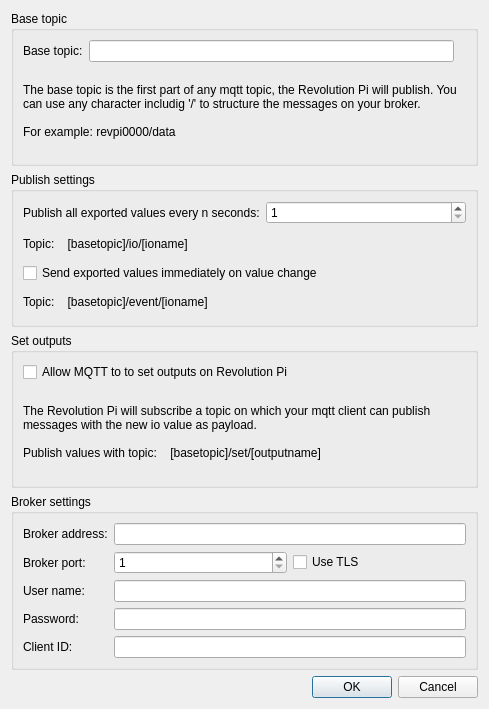
<?xml version="1.0" encoding="UTF-8"?>
<ui version="4.0">
 <class>diag_mqtt</class>
 <widget class="QDialog" name="diag_mqtt">
  <property name="geometry">
   <rect>
    <x>0</x>
    <y>0</y>
    <width>489</width>
    <height>709</height>
   </rect>
  </property>
  <property name="windowTitle">
   <string>MQTT settings</string>
  </property>
  <layout class="QVBoxLayout" name="verticalLayout">
   <item>
    <widget class="QGroupBox" name="gb_basetopic">
     <property name="title">
      <string>Base topic</string>
     </property>
     <layout class="QGridLayout" name="gridLayout">
      <item row="1" column="0" colspan="4">
       <widget class="QLabel" name="lbl_basetopic_description">
        <property name="maximumSize">
         <size>
          <width>450</width>
          <height>16777215</height>
         </size>
        </property>
        <property name="text">
         <string>The base topic is the first part of any mqtt topic, the Revolution Pi will publish. You can use any character includig '/' to structure the messages on your broker.

For example: revpi0000/data</string>
        </property>
        <property name="wordWrap">
         <bool>true</bool>
        </property>
       </widget>
      </item>
      <item row="0" column="0">
       <widget class="QLabel" name="lbl_basetopic">
        <property name="text">
         <string>Base topic:</string>
        </property>
       </widget>
      </item>
      <item row="0" column="1">
       <widget class="QLineEdit" name="txt_basetopic"/>
      </item>
     </layout>
    </widget>
   </item>
   <item>
    <widget class="QGroupBox" name="gb_send_on_event">
     <property name="title">
      <string>Publish settings</string>
     </property>
     <layout class="QGridLayout" name="gridLayout_2">
      <item row="0" column="0">
       <widget class="QLabel" name="lbl_sendinterval">
        <property name="text">
         <string>Publish all exported values every n seconds:</string>
        </property>
       </widget>
      </item>
      <item row="0" column="1">
       <widget class="QSpinBox" name="sbx_sendinterval">
        <property name="minimum">
         <number>1</number>
        </property>
        <property name="maximum">
         <number>21600</number>
        </property>
       </widget>
      </item>
      <item row="1" column="0" colspan="2">
       <widget class="QLabel" name="lbl_topic_io">
        <property name="text">
         <string>Topic:    [basetopic]/io/[ioname]</string>
        </property>
       </widget>
      </item>
      <item row="2" column="0" colspan="2">
       <widget class="QCheckBox" name="cbx_send_on_event">
        <property name="text">
         <string>Send exported values immediately on value change</string>
        </property>
       </widget>
      </item>
      <item row="3" column="0" colspan="2">
       <widget class="QLabel" name="lbl_topic_event">
        <property name="text">
         <string>Topic:    [basetopic]/event/[ioname]</string>
        </property>
       </widget>
      </item>
     </layout>
    </widget>
   </item>
   <item>
    <widget class="QGroupBox" name="gb_write_outputs">
     <property name="title">
      <string>Set outputs</string>
     </property>
     <layout class="QGridLayout" name="gridLayout_3">
      <item row="1" column="0">
       <widget class="QLabel" name="lbl_write_outputs">
        <property name="maximumSize">
         <size>
          <width>450</width>
          <height>16777215</height>
         </size>
        </property>
        <property name="text">
         <string>The Revolution Pi will subscribe a topic on which your mqtt client can publish messages with the new io value as payload.

Publish values with topic:    [basetopic]/set/[outputname]</string>
        </property>
        <property name="wordWrap">
         <bool>true</bool>
        </property>
       </widget>
      </item>
      <item row="0" column="0">
       <widget class="QCheckBox" name="cbx_write_outputs">
        <property name="text">
         <string>Allow MQTT to to set outputs on Revolution Pi</string>
        </property>
       </widget>
      </item>
     </layout>
    </widget>
   </item>
   <item>
    <widget class="QGroupBox" name="gb_broker">
     <property name="title">
      <string>Broker settings</string>
     </property>
     <layout class="QFormLayout" name="formLayout">
      <item row="0" column="0">
       <widget class="QLabel" name="lbl_broker_address">
        <property name="text">
         <string>Broker address:</string>
        </property>
       </widget>
      </item>
      <item row="0" column="1">
       <widget class="QLineEdit" name="txt_broker_address"/>
      </item>
      <item row="1" column="0">
       <widget class="QLabel" name="lbl_port">
        <property name="text">
         <string>Broker port:</string>
        </property>
       </widget>
      </item>
      <item row="2" column="0">
       <widget class="QLabel" name="lbl_username">
        <property name="text">
         <string>User name:</string>
        </property>
       </widget>
      </item>
      <item row="3" column="0">
       <widget class="QLabel" name="lbl_password">
        <property name="text">
         <string>Password:</string>
        </property>
       </widget>
      </item>
      <item row="4" column="0">
       <widget class="QLabel" name="lbl_client_id">
        <property name="text">
         <string>Client ID:</string>
        </property>
       </widget>
      </item>
      <item row="2" column="1">
       <widget class="QLineEdit" name="txt_username"/>
      </item>
      <item row="3" column="1">
       <widget class="QLineEdit" name="txt_password"/>
      </item>
      <item row="4" column="1">
       <widget class="QLineEdit" name="txt_client_id"/>
      </item>
      <item row="1" column="1">
       <layout class="QHBoxLayout" name="horizontalLayout">
        <item>
         <widget class="QSpinBox" name="sbx_port">
          <property name="minimum">
           <number>1</number>
          </property>
          <property name="maximum">
           <number>65535</number>
          </property>
         </widget>
        </item>
        <item>
         <widget class="QCheckBox" name="cbx_tls_set">
          <property name="text">
           <string>Use TLS</string>
          </property>
         </widget>
        </item>
       </layout>
      </item>
     </layout>
    </widget>
   </item>
   <item>
    <widget class="QDialogButtonBox" name="btn_box">
     <property name="orientation">
      <enum>Qt::Horizontal</enum>
     </property>
     <property name="standardButtons">
      <set>QDialogButtonBox::Cancel|QDialogButtonBox::Ok</set>
     </property>
    </widget>
   </item>
  </layout>
 </widget>
 <resources/>
 <connections>
  <connection>
   <sender>btn_box</sender>
   <signal>accepted()</signal>
   <receiver>diag_mqtt</receiver>
   <slot>accept()</slot>
   <hints>
    <hint type="sourcelabel">
     <x>248</x>
     <y>254</y>
    </hint>
    <hint type="destinationlabel">
     <x>157</x>
     <y>274</y>
    </hint>
   </hints>
  </connection>
  <connection>
   <sender>btn_box</sender>
   <signal>rejected()</signal>
   <receiver>diag_mqtt</receiver>
   <slot>reject()</slot>
   <hints>
    <hint type="sourcelabel">
     <x>316</x>
     <y>260</y>
    </hint>
    <hint type="destinationlabel">
     <x>286</x>
     <y>274</y>
    </hint>
   </hints>
  </connection>
 </connections>
</ui>
